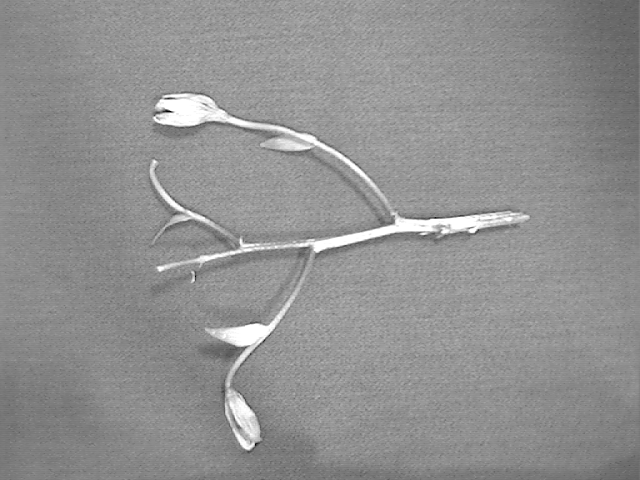
%> input picture leaf1.png, 640 x 480 px
$ octave final4.m   (GNU Octave 9; MATLAB toolbox functions it lacks are replaced by stand-ins)
%> lines starting %> are read from the running program, lines starting %| are printed output that depends on the picture; in (x1, y1, x2, y2) boxes, pixels count from 0 and x2, y2 are one past the last pixel; in counts of white or black regions, pixels touching at a corner belong together; the program's own positions count from 1
clc;
clear all;

I = imread('leaf1.png'); %select picture
%> I is the input picture: size 480x640x3 uint8; min 0, max 255, mean 144.6
%I = imread('leaf2.png');


smooth = imgaussfilt(I,3.6);
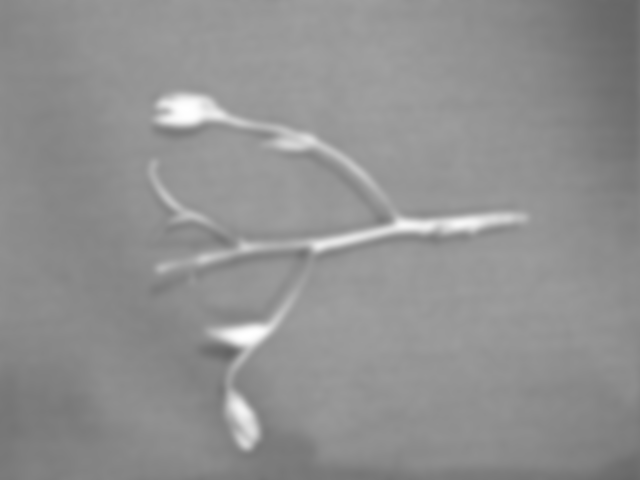
%> smooth: size 480x640x3 uint8; min 100, max 255, mean 144.6

grayImg=rgb2gray(smooth);

threshImg=grayImg > 205;
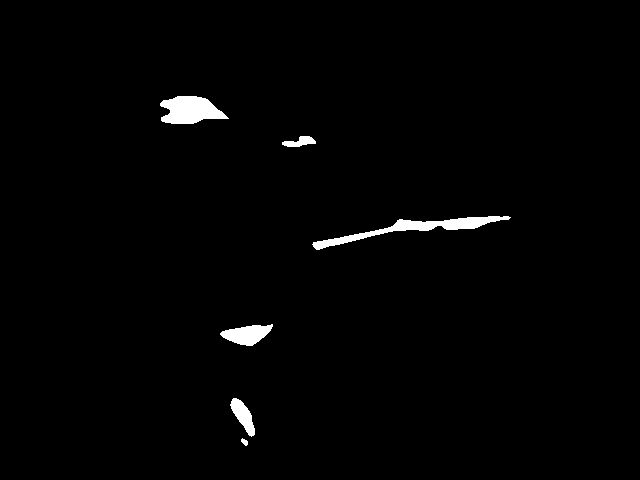
%> threshImg: size 480x640 logical; 1.4% white; 6 white regions, box (x1, y1, x2, y2) and area: (312, 216, 511, 250) 1524, (160, 96, 229, 124) 1328, (220, 324, 273, 346) 712, (230, 398, 255, 437) 469, (282, 136, 316, 147) 221, (241, 438, 248, 446) 35
%figure, imshow(threshImg);

ConnComp = bwconncomp(threshImg);
%> ConnComp = 6 connected components

pixelCount = cellfun(@numel,ConnComp.PixelIdxList); %To apply function to each cell in cell array
%> pixelCount = [1328 712 469 35 221 1524]

objectCounter= ConnComp.NumObjects;
%> objectCounter = 6

count=1;
currentLeaves=0;

while(count<objectCounter+1)
   if(pixelCount(count)>=50&&pixelCount(count)<=1500)

       [x y]=ind2sub(size(threshImg),ConnComp.PixelIdxList{count});

 maxValueX = x(1);
 for ix = 1:length(x)
    if x(ix) > maxValueX
        maxValueX = x(ix);
    end
 end

 maxValueY = y(1);
 for iy = 1:length(y)
    if y(iy) > maxValueY
        maxValueY = y(iy);
    end
 end

 minValueX = x(1);
 for iix = 1:length(x)
    if x(iix) < minValueX
        minValueX = x(iix);
    end
 end

 minValueY = y(1);
 for iiy = 1:length(y)
    if y(iiy) < minValueY
        minValueY = y(iiy);
    end
 end

    scanImage1 = imcrop(I,[minValueY-30 minValueX-30 maxValueY-(minValueY-30) maxValueX-(minValueX-30)]);

    currentLeaves=currentLeaves+1;

    color = {'magenta'};
    marked = insertMarker(I,[y x],'color',color);  % Marks founded leaves on image to show which ones are detected.
    figure;imshow(marked);

   end
   count=count+1;
end
%> this loop made 6 passes
%> pass 1, `scanImage1 = imcrop(I,[minValueY-30 minValueX-30 maxValueY-(minValueY-..`:
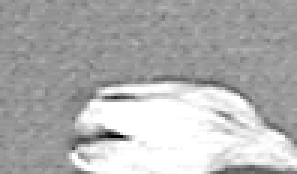
%> scanImage1: size 58x99x3 uint8 (shown 3 times larger); min 0, max 255, mean 175.9
%> pass 1, `marked = insertMarker(I,[y x],'color',color);`:
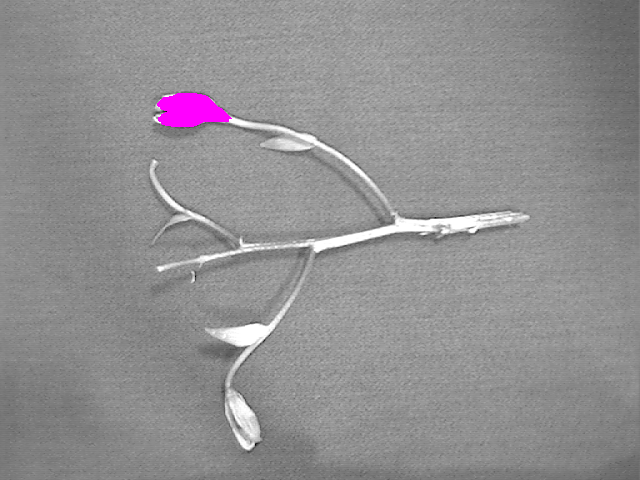
%> marked: size 480x640x3 uint8; 0.59% of pixels changed, all inside (x1, y1, x2, y2) = (157, 93, 232, 127)
%> pass 2, `scanImage1 = imcrop(I,[minValueY-30 minValueX-30 maxValueY-(minValueY-..`:
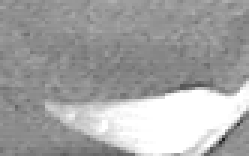
%> scanImage1: size 52x83x3 uint8 (shown 3 times larger); min 28, max 255, mean 163.7
%> pass 2, `marked = insertMarker(I,[y x],'color',color);`:
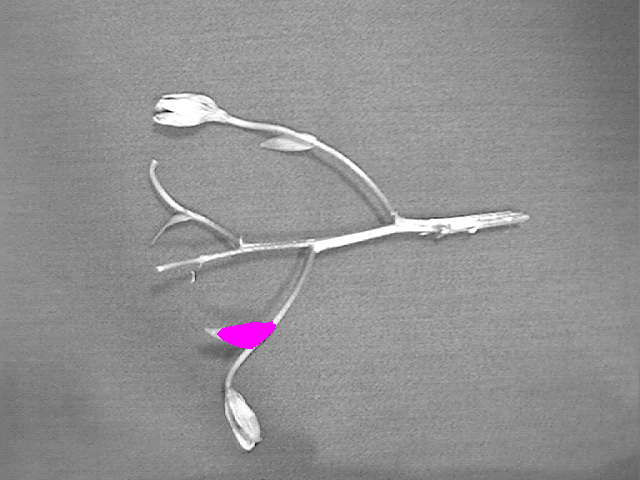
%> marked: size 480x640x3 uint8; 0.35% of pixels changed, all inside (x1, y1, x2, y2) = (217, 321, 276, 349)
%> after the loop:
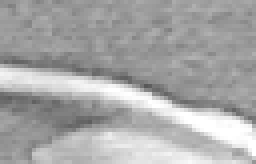
%> scanImage1: size 41x64x3 uint8 (shown 4 times larger); min 88, max 255, mean 167.7
%> after the loop, maxValueX = 147; maxValueY = 316; minValueX = 137; x = 221 values, max 147 at index 27, min 137 at index 127, mean 142.6; y = 221 values, max 316 at index 219, min 283 at index 1, mean 300.6

foundedLeaves = 'Total number of leaves is:';
fprintf('%s', foundedLeaves,'',num2str(currentLeaves),' ') ;
%| Total number of leaves is:4
